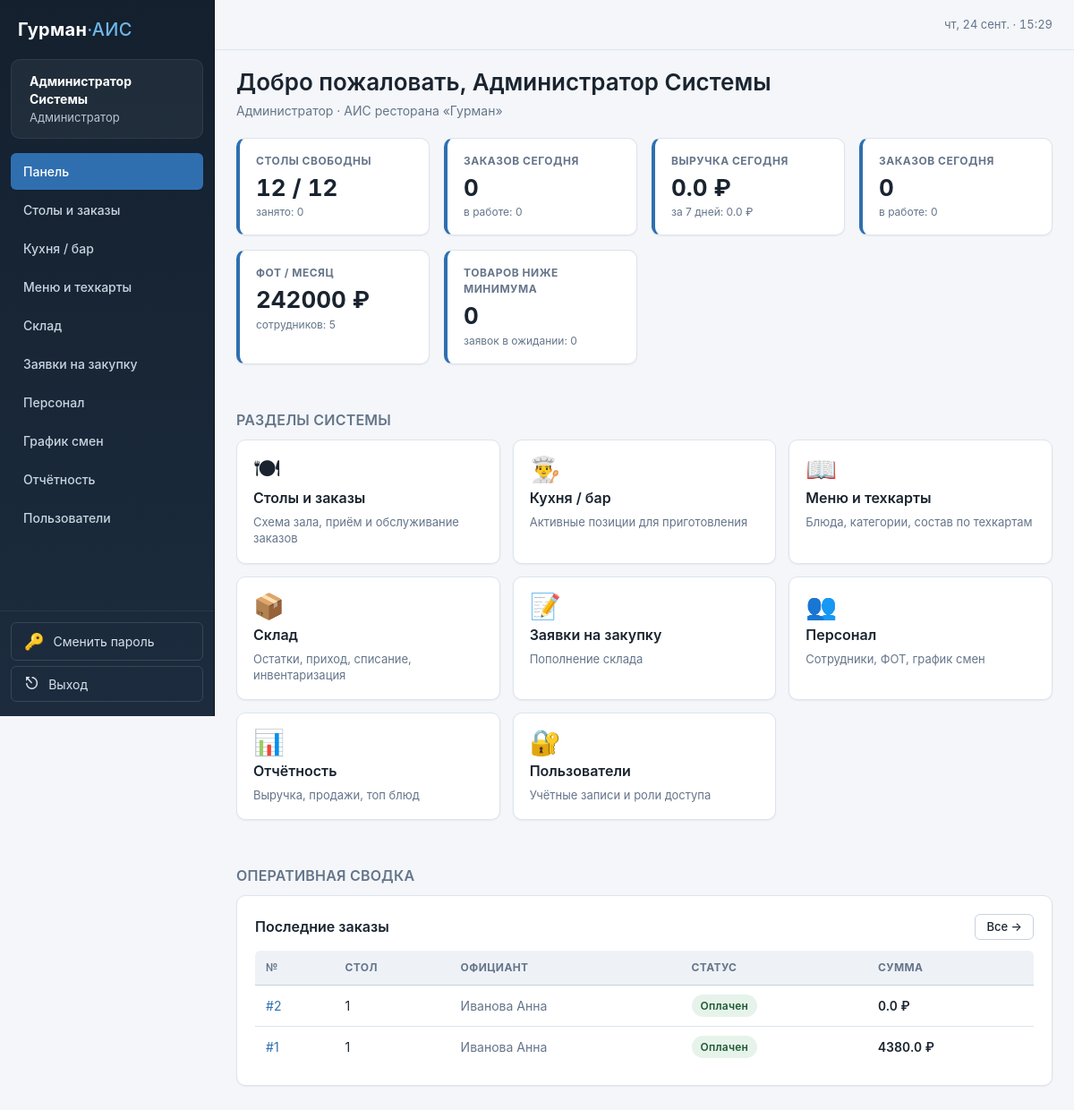
Before: / (signed in) with the older database file.
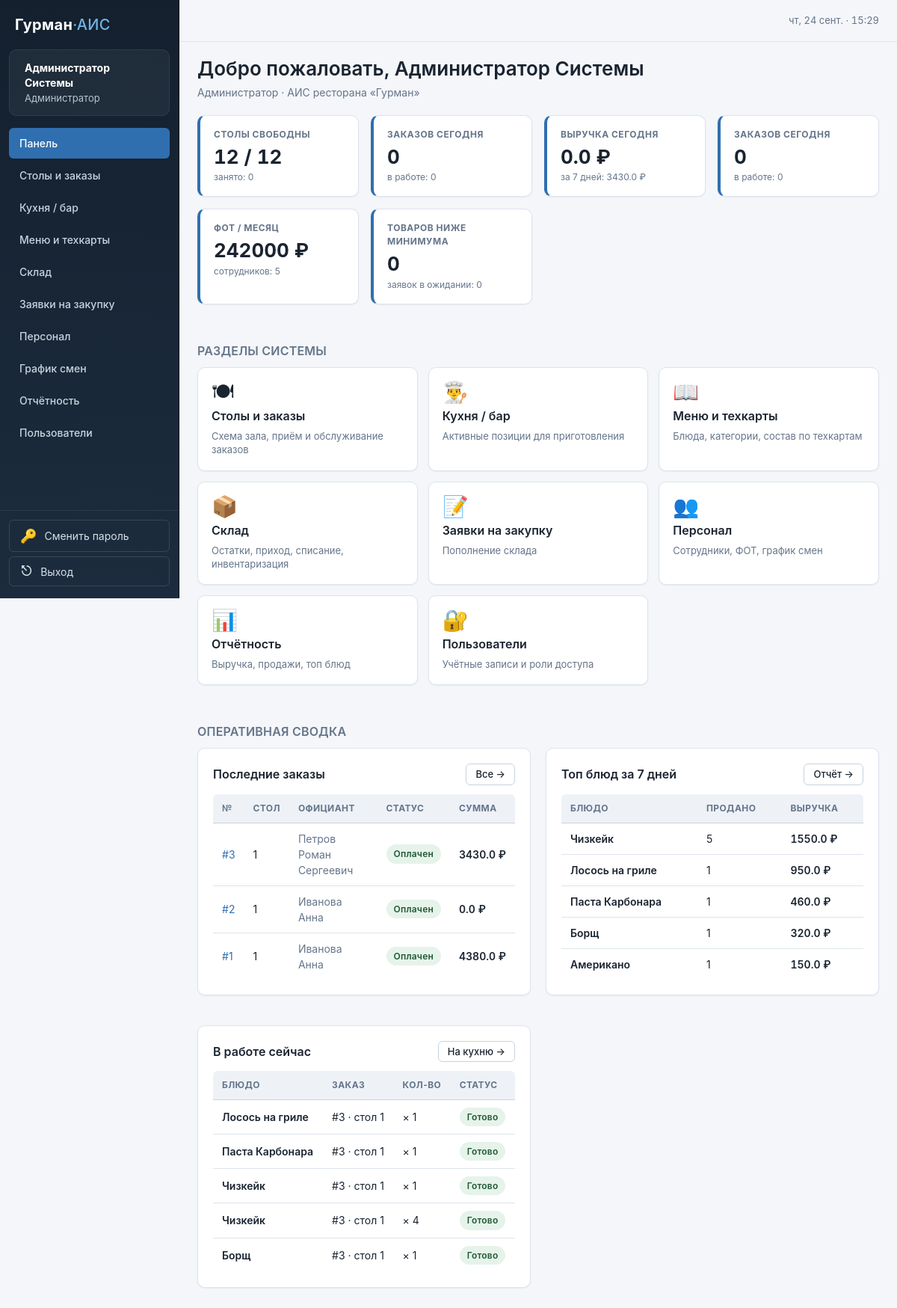
After: the same page with the newer database file.
### tables this page shows
CREATE TABLE orders (
    id INTEGER PRIMARY KEY AUTOINCREMENT,
    table_id INTEGER REFERENCES restaurant_tables(id) ON DELETE SET NULL,
    waiter_id INTEGER REFERENCES users(id) ON DELETE SET NULL,
    status TEXT NOT NULL DEFAULT 'open' CHECK (status IN ('open', 'sent', 'served', 'paid', 'cancelled')),
    guests INTEGER NOT NULL DEFAULT 1,
    comment TEXT,
    created_at TEXT NOT NULL DEFAULT (datetime('now')),
    closed_at TEXT
);

CREATE TABLE restaurant_tables (
    id INTEGER PRIMARY KEY AUTOINCREMENT,
    number INTEGER UNIQUE NOT NULL,
    seats INTEGER NOT NULL DEFAULT 2,
    status TEXT NOT NULL DEFAULT 'free' CHECK (status IN ('free', 'occupied', 'reserved'))
);

CREATE TABLE dishes (
    id INTEGER PRIMARY KEY AUTOINCREMENT,
    name TEXT NOT NULL,
    category_id INTEGER REFERENCES categories(id) ON DELETE SET NULL,
    price REAL NOT NULL DEFAULT 0,
    description TEXT,
    station TEXT NOT NULL DEFAULT 'kitchen' CHECK (station IN ('kitchen', 'bar')),
    is_active INTEGER NOT NULL DEFAULT 1
);

CREATE TABLE order_items (
    id INTEGER PRIMARY KEY AUTOINCREMENT,
    order_id INTEGER NOT NULL REFERENCES orders(id) ON DELETE CASCADE,
    dish_id INTEGER NOT NULL REFERENCES dishes(id),
    qty INTEGER NOT NULL DEFAULT 1,
    price REAL NOT NULL,
    status TEXT NOT NULL DEFAULT 'new' CHECK (status IN ('new', 'cooking', 'ready', 'served', 'cancelled')),
    comment TEXT
);

### app.py (the view)
    @app.route("/")
    def index():
        if g.user is None:
            return redirect(url_for("auth.login"))
        db = get_db()
        stats_row = db.execute(
            """
            SELECT
              (SELECT COUNT(*) FROM restaurant_tables) AS tables_total,
              (SELECT COUNT(*) FROM restaurant_tables WHERE status='free') AS tables_free,
              (SELECT COUNT(*) FROM restaurant_tables WHERE status='occupied') AS tables_busy,
              (SELECT COUNT(*) FROM orders WHERE date(created_at) = date('now')) AS orders_today,
              (SELECT COUNT(*) FROM orders WHERE status IN ('open','sent','served')) AS orders_open,
              (SELECT COALESCE(SUM(oi.price * oi.qty), 0)
                 FROM orders o JOIN order_items oi ON oi.order_id = o.id
                 WHERE o.status='paid' AND oi.status != 'cancelled'
                   AND date(o.closed_at) = date('now')) AS revenue_today,
              (SELECT COALESCE(SUM(oi.price * oi.qty), 0)
                 FROM orders o JOIN order_items oi ON oi.order_id = o.id
                 WHERE o.status='paid' AND oi.status != 'cancelled'
                   AND date(o.closed_at) >= date('now', '-6 days')) AS revenue_week,
              (SELECT COUNT(*) FROM ingredients WHERE stock_qty <= min_qty) AS low_stock_count,
              (SELECT COUNT(*) FROM employees WHERE is_active = 1) AS staff_count,
              (SELECT COALESCE(SUM(salary), 0) FROM employees WHERE is_active = 1) AS payroll_fund,
              (SELECT COUNT(*) FROM restock_requests WHERE status IN ('new','approved')) AS requests_pending
            """
        ).fetchone()
        stats = dict(stats_row) if stats_row else {}
        if stats:
            stats["revenue_today"] = money(stats.get("revenue_today"))
            stats["revenue_week"]  = money(stats.get("revenue_week"))
            stats["payroll_fund"]  = money(stats.get("payroll_fund"))
        recent_orders = db.execute(
            """SELECT o.*, t.number AS table_number,
                      COALESCE(u.full_name, '—') AS waiter_name,
                      (SELECT COALESCE(SUM(oi.qty * oi.price), 0)
                       FROM order_items oi
                       WHERE oi.order_id = o.id AND oi.status != 'cancelled') AS total
               FROM orders o
               LEFT JOIN restaurant_tables t ON t.id = o.table_id
               LEFT JOIN users u ON u.id = o.waiter_id
               ORDER BY o.created_at DESC LIMIT 8"""
        ).fetchall()
        recent_orders = [
            {**dict(r), "total": money(r["total"])} for r in recent_orders
        ]
        low_stock = db.execute(
            """SELECT * FROM ingredients
               WHERE stock_qty <= min_qty
               ORDER BY (stock_qty - min_qty) LIMIT 8"""
        ).fetchall()
        top_dishes = db.execute(
            """SELECT d.name, SUM(oi.qty) AS qty_sold,
                      SUM(oi.qty * oi.price) AS revenue
               FROM order_items oi
               JOIN orders o ON o.id = oi.order_id
               JOIN dishes d ON d.id = oi.dish_id
               WHERE o.status = 'paid' AND oi.status != 'cancelled'
                 AND date(o.closed_at) >= date('now', '-6 days')
               GROUP BY d.id ORDER BY revenue DESC LIMIT 6"""
        ).fetchall()
        top_dishes = [
            {**dict(r), "revenue": money(r["revenue"])} for r in top_dishes
        ]
        station = "bar" if g.user["role"] == "bartender" else "kitchen"
        active_items = db.execute(
            """SELECT oi.*, d.name AS dish_name, o.id AS order_id,
                      t.number AS table_number
               FROM order_items oi
               JOIN dishes d ON d.id = oi.dish_id
               JOIN orders o ON o.id = oi.order_id
               LEFT JOIN restaurant_tables t ON t.id = o.table_id
               WHERE d.station = ? AND oi.status IN ('cooking','ready')
               ORDER BY oi.id LIMIT 8""",
            (station,),
        ).fetchall()
        return render_template(
            "index.html",
            stats=stats,
            recent_orders=recent_orders,
            low_stock=low_stock,
            top_dishes=top_dishes,
            active_items=active_items,
        )

### app.py (called while the page is built)
def get_db():
    if "db" not in g:
        g.db = sqlite3.connect(
            Config.DATABASE,
            detect_types=sqlite3.PARSE_DECLTYPES,
            timeout=5.0,
            isolation_level=None,
        )
        g.db.row_factory = sqlite3.Row
        g.db.execute("PRAGMA foreign_keys = ON")
        g.db.execute("PRAGMA journal_mode = WAL")
        g.db.execute("PRAGMA synchronous = NORMAL")
        g.db.execute("PRAGMA busy_timeout = 5000")
    return g.db

def money(x) -> float:
    if x is None:
        return 0.0
    try:
        d = Decimal(str(x))
    except Exception:
        return 0.0
    if not d.is_finite():
        return 0.0
    return float(d.quantize(Decimal("0.01"), rounding=ROUND_HALF_UP))

### templates/index.html (shortened to what the changed rows need)
{% extends "base.html" %}
{% block content %}
{% set R = g.user['role'] %}
{% set order_status_labels = {
    'open': 'Открыт', 'sent': 'На кухне', 'served': 'Подан',
    'paid': 'Оплачен', 'cancelled': 'Отменён'
} %}
{% set kitchen_status_labels = {
    'cooking': 'Готовится', 'ready': 'Готово'
} %}
<div class="page-header">
    <div>
        <h1>Добро пожаловать, {{ g.user['full_name'] }}</h1>
    </div>
</div>
<div class="kpi-grid">
    {% if R in ('admin', 'accountant') %}
    <div class="stat">
        <div class="stat__label">Выручка сегодня</div>
        <div class="stat__value">{{ stats.revenue_today|round(2) }} ₽</div>
        <div class="stat__hint">за 7 дней: {{ stats.revenue_week|round(2) }} ₽</div>
    </div>
    <div class="stat">
        <div class="stat__label">Заказов сегодня</div>
        <div class="stat__value">{{ stats.orders_today }}</div>
        <div class="stat__hint">в работе: {{ stats.orders_open }}</div>
    </div>
    <div class="stat">
        <div class="stat__label">ФОТ / месяц</div>
        <div class="stat__value">{{ stats.payroll_fund|round(0)|int }} ₽</div>
        <div class="stat__hint">сотрудников: {{ stats.staff_count }}</div>
    </div>
    {% endif %}
</div>
<h2 class="section-title">Разделы системы</h2>
{% if recent_orders or low_stock or top_dishes or active_items %}
<h2 class="section-title">Оперативная сводка</h2>
{% endif %}
<div class="dashboard-grid">
    {% if recent_orders %}
    <section class="card">
        <div class="table-wrap">
            <table class="data-table">
                <thead>
                    <tr>
                        <th scope="col">№</th>
                        <th scope="col">Стол</th>
                        <th scope="col">Официант</th>
                        <th scope="col">Статус</th>
                        <th scope="col" class="ta-right">Сумма</th>
                    </tr>
                </thead>
                <tbody>
                {% for o in recent_orders %}
                    <tr>
                        <td>
                            <a href="{{ url_for('orders.detail', order_id=o['id']) }}">
                                #{{ o['id'] }}
                            </a>
                        </td>
                        <td>{{ o['table_number'] or '—' }}</td>
                        <td class="text-muted">{{ o['waiter_name'] }}</td>
                        <td>
                            <span class="badge badge--{{ o['status'] }}">
                                {{ order_status_labels.get(o['status'], o['status']) }}
                            </span>
                        </td>
                        <td class="ta-right cell-price">{{ o['total']|round(2) }} ₽</td>
                    </tr>
                {% endfor %}
                </tbody>
            </table>
        </div>
    </section>
    {% endif %}
    {% if top_dishes %}
    <section class="card">
        <div class="card-head">
            <h3 class="mt-0">Топ блюд за 7 дней</h3>
            <a class="btn btn--sm btn--secondary"
               href="{{ url_for('reports.index') }}">Отчёт →</a>
        </div>
        <div class="table-wrap">
            <table class="data-table">
                <thead>
                    <tr>
                        <th scope="col">Блюдо</th>
                        <th scope="col" class="ta-right">Продано</th>
                        <th scope="col" class="ta-right">Выручка</th>
                    </tr>
                </thead>
                <tbody>
                {% for d in top_dishes %}
                    <tr>
                        <td class="cell-title">{{ d['name'] }}</td>
                        <td class="ta-right">{{ d['qty_sold'] }}</td>
                        <td class="ta-right cell-price">{{ d['revenue']|round(2) }} ₽</td>
                    </tr>
                {% endfor %}
                </tbody>
            </table>
        </div>
    </section>
    {% endif %}
    {% if active_items %}
    <section class="card">
        <div class="card-head">
            <h3 class="mt-0">В работе сейчас</h3>
            <a class="btn btn--sm btn--secondary"
               href="{{ url_for('orders.kitchen_view') }}">На кухню →</a>
        </div>
        <div class="table-wrap">
            <table class="data-table">
                <thead>
                    <tr>
                        <th scope="col">Блюдо</th>
                        <th scope="col">Заказ</th>
                        <th scope="col" class="ta-right">Кол-во</th>
                        <th scope="col">Статус</th>
                    </tr>
                </thead>
                <tbody>
                {% for it in active_items %}
                    <tr>
                        <td class="cell-title">{{ it['dish_name'] }}</td>
                        <td>
                            #{{ it['order_id'] }}
                            {% if it['table_number'] %} · стол {{ it['table_number'] }}{% endif %}
                        </td>
                        <td class="ta-right">× {{ it['qty'] }}</td>
                        <td>
                            <span class="badge badge--{{ it['status'] }}">
                                {{ kitchen_status_labels.get(it['status'], it['status']) }}
                            </span>
                        </td>
                    </tr>
                {% endfor %}
                </tbody>
            </table>
        </div>
    </section>
    {% endif %}
</div>
{% endblock %}

Changed rows visible on the page:
added orders: id "3", number "1", waiter_name "Петров Роман Сергеевич", get "Оплачен", total "3430.0"
now on this page (row unchanged): dishes: name "Чизкейк", qty_sold "5", revenue "1550.0"
now on this page (row unchanged): dishes: name "Лосось на гриле", qty_sold "1", revenue "950.0"
now on this page (row unchanged): dishes: name "Паста Карбонара", qty_sold "1", revenue "460.0"
now on this page (row unchanged): dishes: name "Борщ", qty_sold "1", revenue "320.0"
now on this page (row unchanged): dishes: name "Американо", qty_sold "1", revenue "150.0"
added order_items: dish_name "Лосось на гриле", order_id "3", table_number "1", qty "1", get "Готово"
added order_items: dish_name "Паста Карбонара", order_id "3", table_number "1", qty "1", get "Готово"
added order_items: dish_name "Чизкейк", order_id "3", table_number "1", qty "1", get "Готово"
added order_items: dish_name "Чизкейк", order_id "3", table_number "1", qty "4", get "Готово"
added order_items: dish_name "Борщ", order_id "3", table_number "1", qty "1", get "Готово"
Other visible differences:
{{ stats.revenue_week|round(2) }}: "0.0" → "3430.0"
text now shown: "Топ блюд за 7 дней Отчёт → БЛЮДО ПРОДАНО ВЫРУЧКА В работе сейчас На кухню → БЛЮДО ЗАКАЗ КОЛ-ВО СТАТУС"
